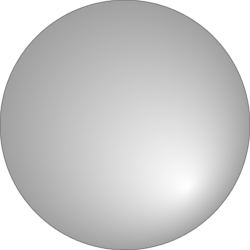
#> input picture white_stone.png, 250 x 250 px
$ python gomoku_png.py   (Python 2 division)   (older library calls are emulated)
#> lines starting #> are read from the running program, lines starting #| are printed output that depends on the picture
import os, sys
from PIL import Image, ImageDraw
from ast import literal_eval

crop = None
flip = False

__location__ = os.path.realpath(
    os.path.join(os.getcwd(), os.path.dirname(__file__)))

def get_path(filename):
    return os.path.join(__location__, filename)

def go(n, moves, filename, crop):
#> called with n = 19, moves = 'j10 k11 k13 j9', filename = 'image.png', crop = (5, 5, 13, 13)
    width = 29
    left_border = 30
    top_border = 10
    right_border = 0
    bottom_border = 0
    letters = 'ABCDEFGHIJKLMNOPQRS'
    background_colour = (10, 180, 10)

    image = Image.new('RGB', (left_border + n * width + right_border, top_border + n * width + bottom_border), background_colour)
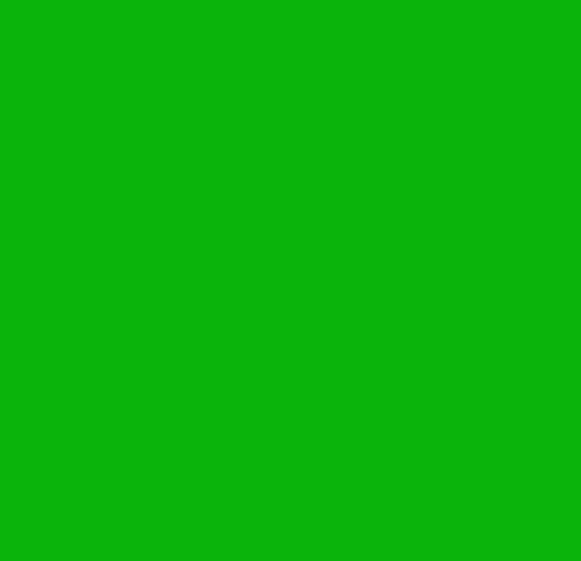
#> image: PIL image 581x561 RGB; mean R, G, B 10, 180, 10
    draw = ImageDraw.Draw(image)

    stone_radius = 13
    stone_size = (stone_radius * 2, stone_radius * 2)
    white_stone = Image.open(get_path("white_stone.png"))
#> white_stone is the input picture: PIL image 250x250 RGBA; mean R, G, B, A 150.9, 150.9, 150.9, 201.1
    white_stone = white_stone.resize(stone_size, Image.ANTIALIAS)
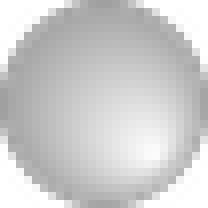
#> white_stone: PIL image 26x26 RGBA (shown 8 times larger); mean R, G, B, A 167.4, 167.4, 167.4, 201.3; transparent parts drawn white
    black_stone = Image.open(get_path("black_stone.png"))
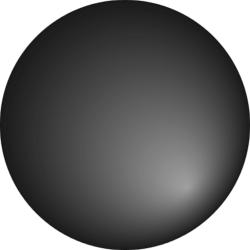
#> input picture black_stone.png, 250 x 250 px
#> black_stone is the input picture: PIL image 250x250 RGBA; mean R, G, B, A 53.8, 53.8, 53.8, 201.1
    black_stone = black_stone.resize(stone_size, Image.ANTIALIAS)
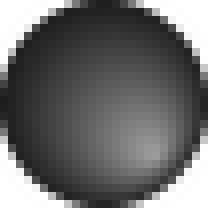
#> black_stone: PIL image 26x26 RGBA (shown 8 times larger); mean R, G, B, A 55.5, 55.5, 55.5, 201.3; transparent parts drawn white

    def xcoord(x):
        return left_border + width * x

    def ycoord(y):
        return top_border + width * y

    def coords(x1, y1, x2, y2):
        return (xcoord(x1), ycoord(y1), xcoord(x2), ycoord(y2))

    # Draw lines and add coordinates.
    for i in range(n):
        m = width * i
        draw.line(coords(0, i, n-1, i), fill=128)
        draw.line(coords(i, 0, i, n-1), fill=128)

        t = letters[i]
        w, h = draw.textsize(t)
        draw.text((xcoord(i) - w/2 + 1, ycoord(n - 1) + h/2), t, "black")

        t = str(n - i)
        w, h = draw.textsize(t)
        draw.text((xcoord(0) - w - 3, ycoord(i) - h/2), t, "black")
#> this loop made 19 passes

    if n == 19:
        # Draw small circles at key positions to make it easier to count coordinates.
        r = 2
        for x in [3, 9, 15]:
            for y in [3, 9, 15]:
                draw.ellipse((xcoord(x) - r, ycoord(y) - r, xcoord(x) + r, ycoord(y) + r), fill="black")

    turn = 0
    colors = [(0, 50, 50), (190, 190, 190)]
    last_turn = len(moves.split())

    def text(x, y, t, fill=None):
        w, h = draw.textsize(t)
        draw.text((xcoord(x) - w/2, ycoord(y) - h/2), t, fill)

    # Draw the pieces.
    for move in moves.split():
	shape = None
        if '*' in move:
            move, shape = move.split('*')
        x = letters.index(move[0].upper())
        y = n - int(move[1:])
        if flip:
            y = n - y - 1
        r = stone_radius
        xy = (xcoord(x) - r, ycoord(y) - r, xcoord(x) + r, ycoord(y) + r)
        if shape:
            color = 'green' if shape == 'g' else 'red'
            draw.ellipse(xy, outline = color)
        else:
	    stone = black_stone if turn % 2 == 0 else white_stone
            image.paste(stone, xy, stone)
            turn += 1
            text_color = "white" if turn % 2 == 1 else "black"
            move_color = text_color if turn < last_turn else "#ff6666"
            text(x, y, str(turn), fill=move_color)
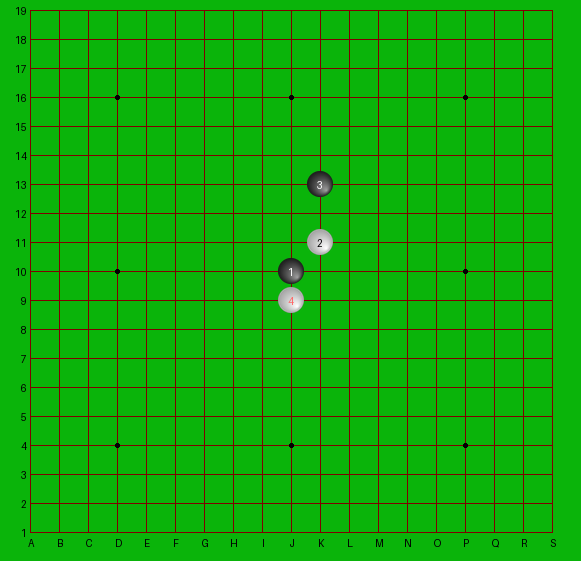
#> image: PIL image 581x561 RGB; mean R, G, B 17.7, 168.6, 10.2
#> after the loop, turn = 4

    if crop:
        c = coords(*crop)
        c = (c[0] - width/2, c[1] - width/2, c[2] + width/2, c[3] + width/2)
        image = image.crop(c)
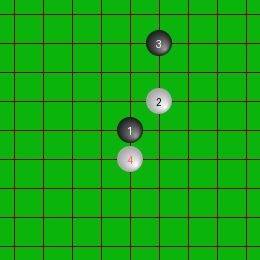
#> image: PIL image 260x260 RGB; mean R, G, B 21.5, 166.7, 13.1

    # Save the image to a file.
    image.save(filename, "PNG")

if __name__ == '__main__':
    if len(sys.argv) == 1:
        n = 19
        moves = "j10 k11 k13 j9"
        filename = "image.png"
        crop = (5, 5, 13, 13)
    else:
        n = int(sys.argv[1])
        moves = sys.argv[2]
        filename = sys.argv[3]
        if len(sys.argv) > 4:
            crop = literal_eval(sys.argv[4])

    go(n, moves, filename, crop)
